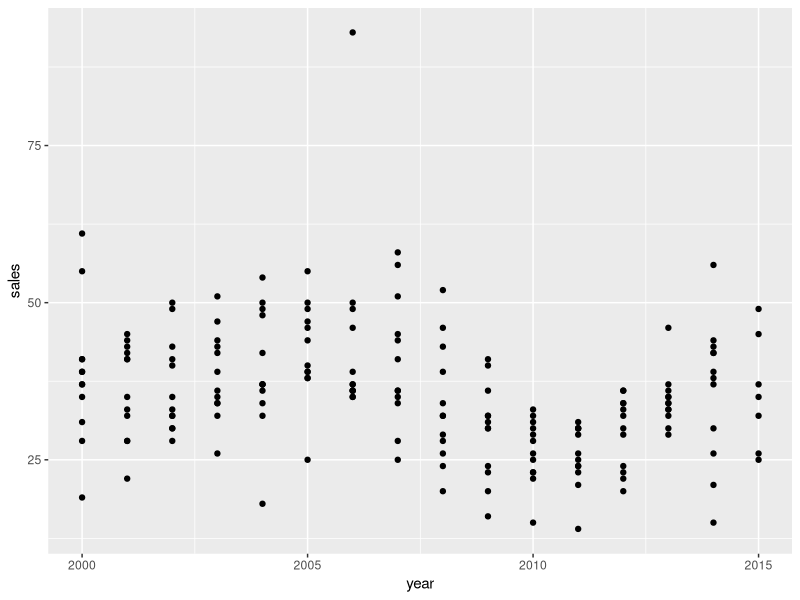
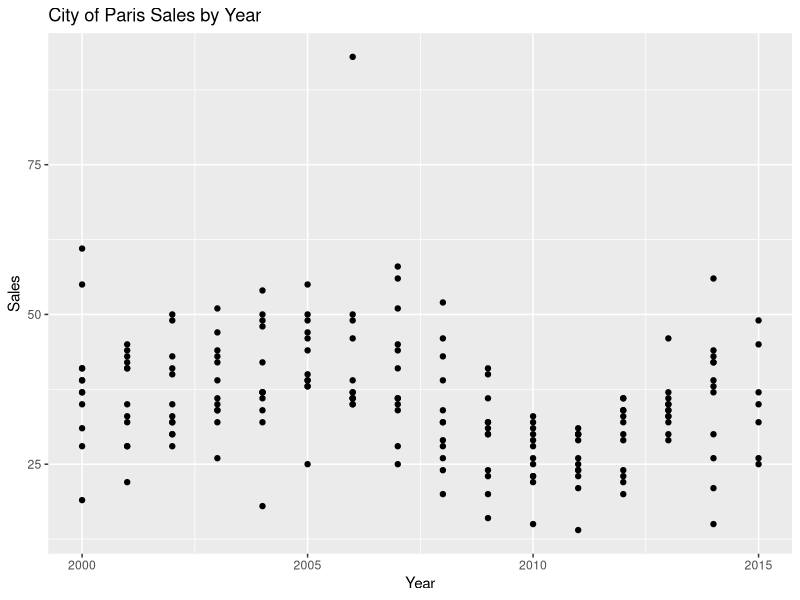
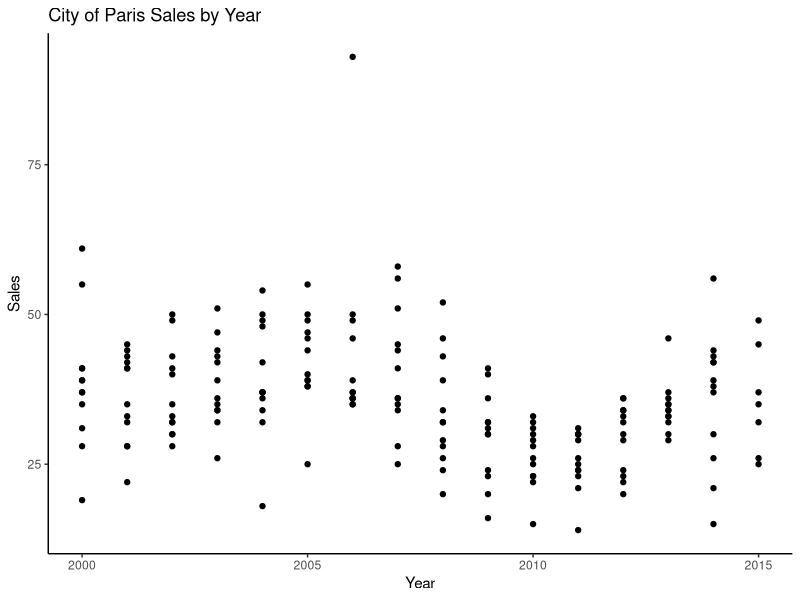
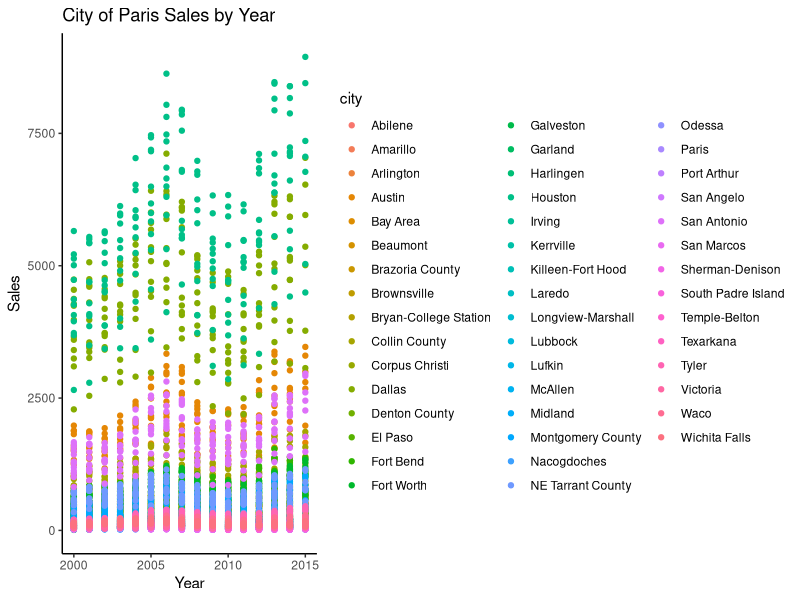
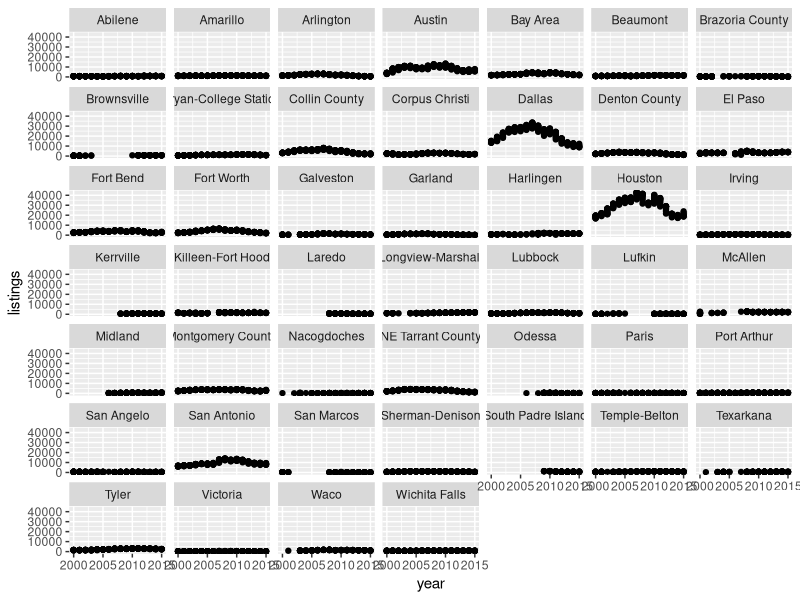
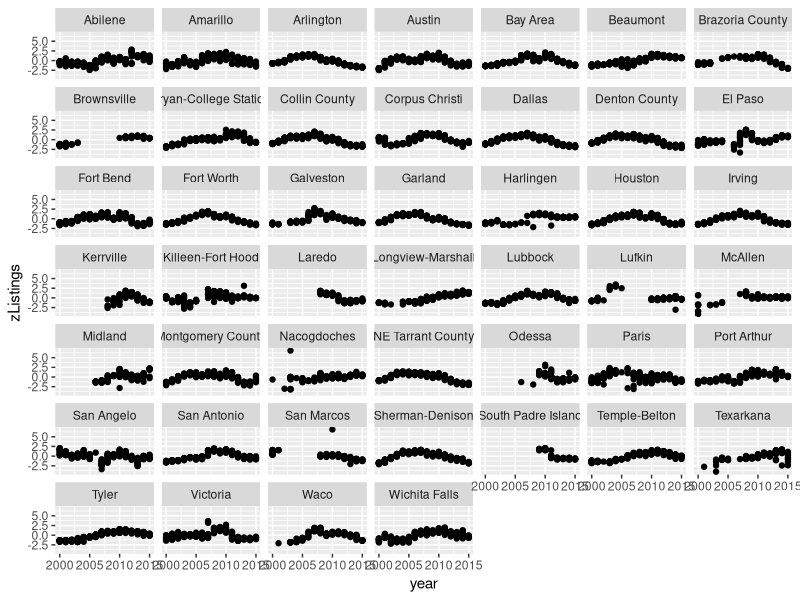

Reproduce these figures in R, in order.
## ---- chunk 1
library(tidyverse)

txhousing %>%
  filter(city == "Paris")

txhousing %>%
  filter(city == "Paris") %>%
  ggplot(aes(x = year , y = sales)) + geom_point()

txhousing %>%
  filter(city == "Paris") %>%
  ggplot(aes(x = year , y = sales)) + geom_point() + 
  labs(title = "City of Paris Sales by Year", x = "Year", y = "Sales")


txhousing %>%
  filter(city == "Paris") %>%
  ggplot(aes(x = year , y = sales)) + geom_point() + 
  labs(title = "City of Paris Sales by Year", x = "Year", y = "Sales") +
  theme_classic()

txhousing %>%
#  filter(city == "Paris") %>%
  ggplot(aes(x = year , y = sales, color = city)) + geom_point() + 
  labs(title = "City of Paris Sales by Year", x = "Year", y = "Sales") +
  theme_classic()

txhousing %>%
  ggplot(aes(x = year, y = listings)) + geom_point() +
  facet_wrap(~city)

txhousing %>%
  group_by(city) %>%
  mutate(zListings = scale(listings)) %>%
  ungroup(city) %>%
  ggplot(aes(x = year, y = zListings)) + geom_point() +
  facet_wrap(~city)

## ---- chunk 2
options(scipen = 999) # Remove Scientfic notation from R 
model1 <- lm(sales ~ listings, data = txhousing)
summary(model1)
## ---- chunk 3
model2 <- lm(sales ~ listings + year, data = txhousing)
summary(model2)
## ---- chunk 4
anova(model1, model2)
